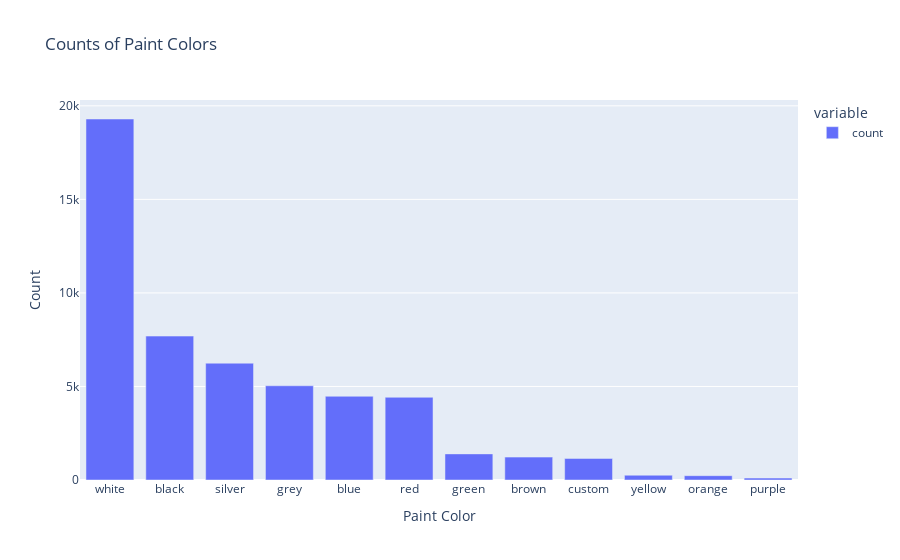

Write notebook code for a chart like this one.
### Code cell
paint_color_counts = vehicles['paint_color'].value_counts()
fig_paint_color_hist = px.bar(paint_color_counts, title='Counts of Paint Colors', labels={'index': 'Paint Color', 'value': 'Count'})
fig_paint_color_hist.update_layout(xaxis_title='Paint Color', yaxis_title='Count')
fig_paint_color_hist.show()

### Figure 1 — Plotly figure (JSON) as saved in the notebook; plotly's stock layout.template omitted (floating-point values rounded to 4 significant figures)
{"data": [{"alignmentgroup": "True", "hovertemplate": "variable=count<br>paint_color=%{x}<br>Count=%{y}<extra></extra>", "legendgroup": "count", "marker": {"color": "#636efa", "pattern": {"shape": ""}}, "name": "count", "offsetgroup": "count", "orientation": "v", "showlegend": true, "textposition": "auto", "type": "bar", "x": ["white", "black", "silver", "grey", "blue", "red", "green", "brown", "custom", "yellow", "orange", "purple"], "xaxis": "x", "y": [19296, 7692, 6244, 5037, 4475, 4421, 1396, 1223, 1153, 255, 231, 102], "yaxis": "y"}], "layout": {"barmode": "relative", "legend": {"title": {"text": "variable"}, "tracegroupgap": 0}, "title": {"text": "Counts of Paint Colors"}, "xaxis": {"anchor": "y", "domain": [0, 1], "title": {"text": "Paint Color"}}, "yaxis": {"anchor": "x", "domain": [0, 1], "title": {"text": "Count"}}}}
